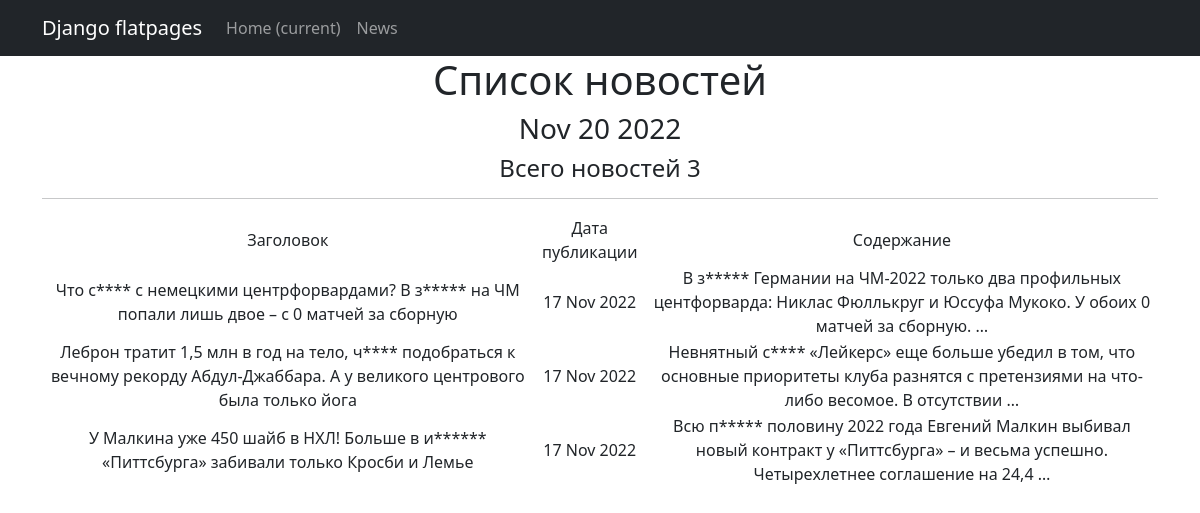
Page /news/ on the committed database.
### news/models.py (models this page shows, shortened)
class Post(models.Model):
    article = 'AR'
    news = 'NE'
    author_name = models.ForeignKey(Author, on_delete=models.CASCADE)  # связь «один ко многим» с моделью Author
    types_post = models.CharField(max_length=2, choices=Types, default='NE')  # поле с выбором — «статья» или «новость»;
    datetime_post = models.DateTimeField(auto_now_add=True)  # автоматически добавляемая дата и время создания;
    category_post = models.ManyToManyField(Category, through='PostCategory')  # связь «многие ко многим» с моделью Category (с дополнительной моделью PostCategory);
    header = models.CharField(max_length=255) #  заголовок статьи/новости
    content = models.TextField() #  текст статьи/новости
    rating_post = models.IntegerField(default=0) #  рейтинг статьи/новости

### news/views.py (the view)
# urls.py: path('', PostList.as_view()),
class PostList(ListView):
    model = Post
    ordering = '-datetime_post'
    template_name = 'news.html'
    context_object_name = 'news'

### news/templatetags/custom_filters.py (called while the page is built)
@register.filter(name='censors')
def censor(value):
   stopwords = ['стало', 'истории', 'заявку', 'заявке', 'первую', 'стабильные', 'старт', 'чтобы', 'бяка']
   word = value.replace(',', "")
   word = word.replace('-', "")
   word = word.split()
   if type(value) is str:
      for word in stopwords:
         value = value.replace(word, word[0] + "*" * (len(word) - 1))
         value = value.replace(word.capitalize(), word[0] + "*" * (len(word) - 1))
   else:
      raise ValueError('Ошибка, это не переменная строкого типа')
   return f'{value}'

### news/templatetags/custom_tags.py (called while the page is built)
@register.simple_tag()
def current_time(format_string='%b %d %Y'):
   return datetime.utcnow().strftime(format_string)

### templates/news.html (shortened to what this page needs)
{% extends 'flatpages/default.html' %}
{% load custom_filters %}
{% load custom_tags %}
{% block content %}
   <h1>Список новостей</h1>
   <h3>{% current_time '%b %d %Y' %}</h3>
   <h4>Всего новостей {{news|length}} </h4>
   <hr>
   {% if news %}
       <table>
           <tr>
               <td>Заголовок</td>
               <td>Дата публикации</td>
               <td>Содержание</td>
           </tr>
           {% for post in news %}
           <tr>
               <td>{{ post.header|censors }}</td>
               <td>{{ post.datetime_post|date:'d M Y' }}</td>
               <td>{{ post.content|truncatewords:20|censors }}</td>
           </tr>
           {% endfor %}
       </table>
   {% else %}
       <h2>Новостей нет!</h2>
   {% endif %}
{% endblock content %}

### templates/flatpages/default.html (shortened to what this page needs)
<!DOCTYPE html>
<html lang="en">
    <head>
        {% load static %}
        <link href="{% static 'css/styles.css' %}" rel="stylesheet" />
    </head>
    <body>
        <nav class="navbar navbar-expand-lg navbar-dark bg-dark static-top">
            <div class="container">
                <a class="navbar-brand" href="#">Django flatpages</a>
                <div class="collapse navbar-collapse" id="navbarResponsive">
                    <ul class="navbar-nav ml-auto">
                        <li class="nav-item active">
                            <a class="nav-link" href="#">Home
                                <span class="sr-only">(current)</span>
                            </a>
                        </li>
                        <li class="nav-item">
                            <a class="nav-link" href="/news/">News</a>
                        </li>
                    </ul>
                </div>
            </div>
        </nav>
        <div class="container">
            <div class="row">
                <div class="col-lg-12 text-center">
                    {% block content %}{% endblock content %}
                </div>
            </div>
        </div>
    </body>
</html>

### rows in the picture
Post: header|censors "Что с**** с немецкими центрфорвардами? В з***** на ЧМ попали лишь двое – с 0 матчей за сборную", datetime_post "17 Nov 2022", content|censors "В з***** Германии на ЧМ-2022 только два профильных центфорварда: Никлас Фюллькруг и Юссуфа Мукоко. У обоих 0 матчей за сборную. …"
Post: header|censors "Леброн тратит 1,5 млн в год на тело, ч**** подобраться к вечному рекорду Абдул-Джаббара. А у великого центрового была только йога", datetime_post "17 Nov 2022", content|censors "Невнятный с**** «Лейкерс» еще больше убедил в том, что основные приоритеты клуба разнятся с претензиями на что-либо весомое. В отсутствии …"
Post: header|censors "У Малкина уже 450 шайб в НХЛ! Больше в и****** «Питтсбурга» забивали только Кросби и Лемье", datetime_post "17 Nov 2022", content|censors "Всю п***** половину 2022 года Евгений Малкин выбивал новый контракт у «Питтсбурга» – и весьма успешно. Четырехлетнее соглашение на 24,4 …"

### other values in the picture
{{ news|length }} "3"
